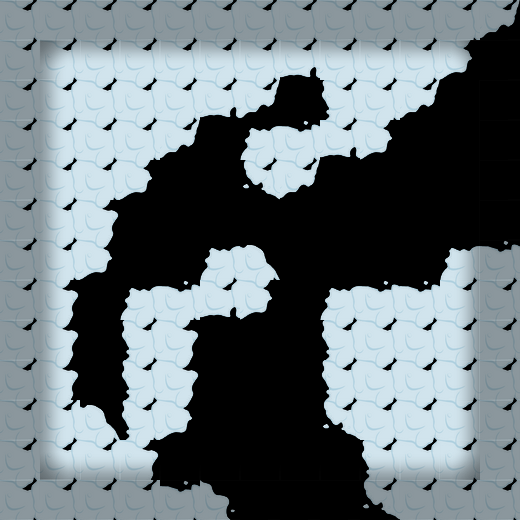

The image is a tile-based game level rendered from a .tmx file. Its description and source (layers, tilesets, objects; grid data summarised) follow:
An orthogonal 13x13 tile map with 40x40 px tiles, 2 tile layers (块层 1, 块层 2).

<map version="1.0" orientation="orthogonal" width="13" height="13" tilewidth="40" tileheight="40">
 <tileset firstgid="1" name="bcmap_skin" tilewidth="40" tileheight="40">
  <image source="bcmap_skin.png" width="200" height="280" />
 </tileset>
 <layer name="块层 1" width="13" height="13">
  <data>[169 cells, 117 non-empty, 19 distinct tile ids]</data>
 </layer>
 <layer name="块层 2" width="13" height="13">
  <data>[169 cells, 88 non-empty, 9 distinct tile ids]</data>
 </layer>
</map>
